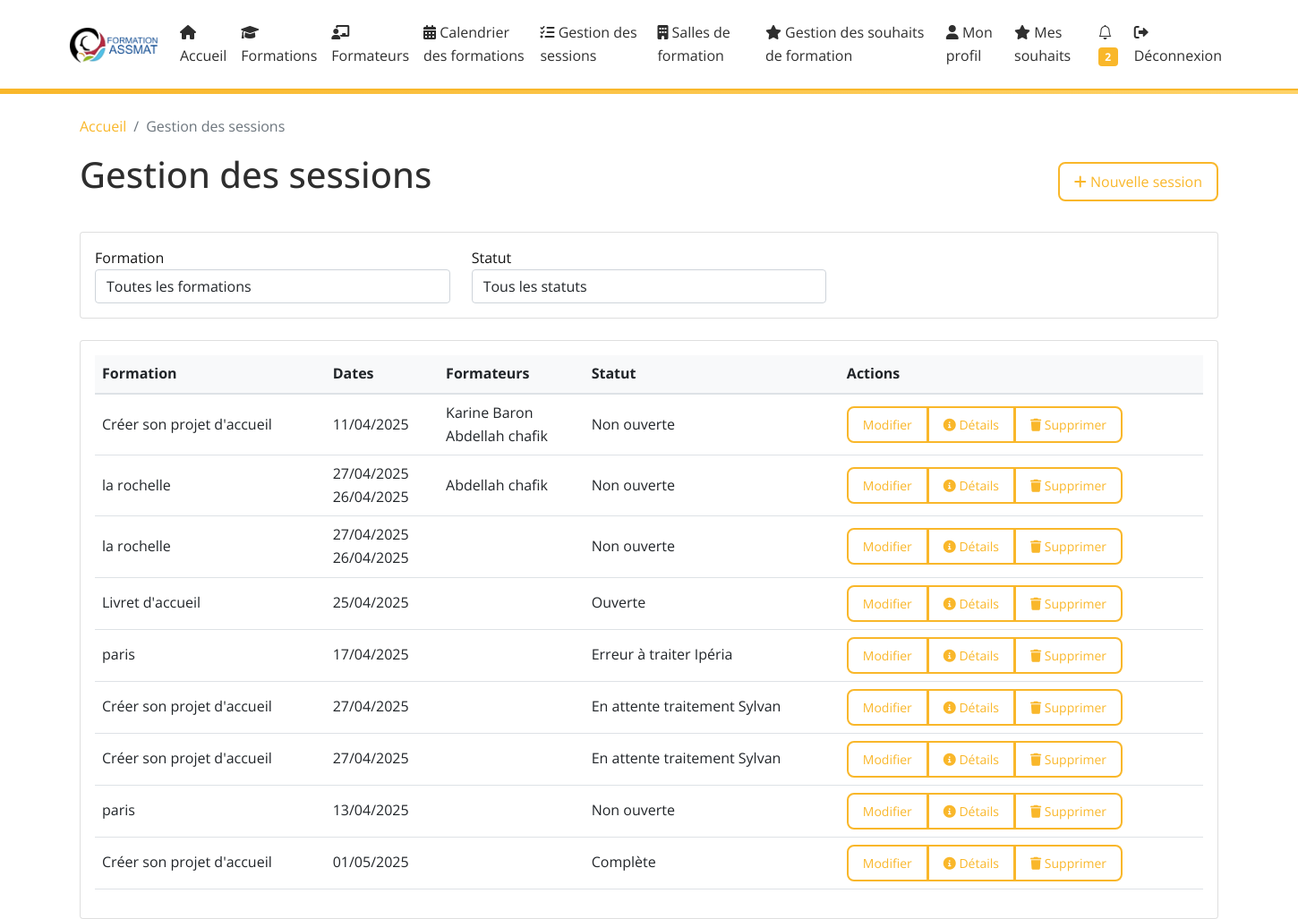
Page /manage-session/ (signed in) on the committed database.
### core/models.py (models this page shows, shortened)
class Session(models.Model):
    STATUS_CHOICES = [
        ('NON_OUVERTE', 'Non ouverte'),
        ('DEMANDEE', 'Demandée'),
        ('OUVERTE', 'Ouverte'),
        ('COMPLETE', 'Complète'),
        ('PREPAREE', 'Préparée'),
        ('ENVOYEE_FORMATEUR', 'Envoyée formateur'),
        ('ATTENTE_RETOUR', 'En attente retour'),
        ('ATTENTE_TRAITEMENT_SYLVAN', 'En attente traitement Sylvan'),
        ('ATTENTE_TRAITEMENT_IPERIA', 'En attente traitement Ipéria'),
        ('ERREUR_SYLVAN', 'Erreur à traiter Sylvan'),
        ('ERREUR_IPERIA', 'Erreur à traiter Ipéria'),
        ('TERMINEE', 'Terminée'),
    ]
    formation = models.ForeignKey(
        Formation,
        on_delete=models.CASCADE,
        related_name='sessions'
    )
    trainers = models.ManyToManyField(
        Trainer,
        related_name='sessions',
        blank=True
    )
    status = models.CharField(
        max_length=50,
        choices=STATUS_CHOICES,
        default='NON_OUVERTE'
    )
    start_date = models.DateField(null=True, blank=True)
    end_date = models.DateField(null=True, blank=True)
    iperia_opening_date = models.DateField(null=True, blank=True)
    iperia_deadline = models.DateField(null=True, blank=True)
    created_at = models.DateTimeField(auto_now_add=True)
    updated_at = models.DateTimeField(auto_now=True)
    last_status_change = models.DateTimeField(default=timezone.now)

class Formation(models.Model):
    FORMATION_TYPES = [
        ('initial', 'Formation Initiale'),
        ('continue', 'Formation Continue'),
        ('specialisation', 'Formation Spécialisation'),
    ]
    name = models.CharField(max_length=255, verbose_name="Nom de la formation")
    code_iperia = models.CharField(max_length=50, unique=True, verbose_name="Code IPERIA")
    description = models.TextField(verbose_name="Description")
    duration = models.IntegerField(help_text="Durée en heures", validators=[MinValueValidator(1)], verbose_name="Durée")
    image = models.ImageField(upload_to='formations/images/', null=True, blank=True, verbose_name="Image")
    program_file = models.FileField(upload_to='programs/', null=True, blank=True, verbose_name="Programme détaillé")
    created_at = models.DateTimeField(auto_now_add=True, verbose_name="Date de création")
    updated_at = models.DateTimeField(auto_now=True, verbose_name="Date de mise à jour")
    type = models.CharField(max_length=20, choices=FORMATION_TYPES, default='initial', verbose_name="Type de formation")
    is_presentiel = models.BooleanField(default=True, verbose_name="Présentiel")
    is_distanciel = models.BooleanField(default=False, verbose_name="Distanciel")
    is_asynchrone = models.BooleanField(default=False, verbose_name="Asynchrone")
    is_active = models.BooleanField(default=True, verbose_name="Formation active")
    city = models.CharField(max_length=100, null=True, blank=True, verbose_name="Ville")
    code_postal = models.CharField(max_length=10, null=True, blank=True, verbose_name="Code postal")
    latitude = models.FloatField(null=True, blank=True)
    longitude = models.FloatField(null=True, blank=True)
    class Meta:
        verbose_name = "Formation"
        verbose_name_plural = "Formations"
        ordering = ['name']

class SessionDate(models.Model):
    session = models.ForeignKey(
        Session,
        on_delete=models.CASCADE,
        related_name='dates'
    )
    date = models.DateField()
    location = models.ForeignKey(
        TrainingRoom,
        on_delete=models.SET_NULL,
        null=True,
        blank=True,
        related_name='session_dates'
    )
    created_at = models.DateTimeField(auto_now_add=True, null=True, blank=True)

class Trainer(models.Model):
    first_name = models.CharField(max_length=100, verbose_name="Prénom", null=True, blank=True)
    last_name = models.CharField(max_length=100, verbose_name="Nom", null=True, blank=True)
    email = models.EmailField(verbose_name="Email", null=True, blank=True)
    phone = models.CharField(max_length=20, verbose_name="Téléphone", null=True, blank=True)
    bio = models.TextField(blank=True, verbose_name="Biographie")
    photo = models.ImageField(upload_to='trainers/', null=True, blank=True, verbose_name="Photo")
    specialties = models.ManyToManyField('Formation', blank=True, verbose_name="Spécialités")
    created_at = models.DateTimeField(auto_now_add=True)
    updated_at = models.DateTimeField(auto_now=True)
    def get_full_name(self):
        return f"{self.first_name} {self.last_name}".strip()
    class Meta:
        verbose_name = "Formateur"
        verbose_name_plural = "Formateurs"
        ordering = ['last_name', 'first_name']

### core/views.py (the view)
# urls.py: path('manage-session/', views.manage_session, name='manage_session'),
@login_required
@staff_member_required
def manage_session(request):
    sessions = Session.objects.prefetch_related('trainers', 'dates', 'formation').all()
    formations = Formation.objects.all()
    trainers = Trainer.objects.all()
    training_rooms = TrainingRoom.objects.all()
    status_choices = Session.STATUS_CHOICES
    return render(request, 'core/manage_session.html', {
        'sessions': sessions,
        'formations': formations,
        'trainers': trainers,
        'training_rooms': training_rooms,
        'status_choices': status_choices,
    })

### core/context_processors.py (called while the page is built)
def unread_notifications(request):
    if request.user.is_authenticated:
        return {
            'unread_notifications_count': request.user.notifications.filter(is_read=False).count()
        }
    return {}

### core/templates/core/manage_session.html (shortened to what this page needs)
{% extends 'core/base.html' %}
{% block content %}
<div class="container mt-4">
    <nav aria-label="breadcrumb">
        <ol class="breadcrumb">
            <li class="breadcrumb-item"><a href="/">Accueil</a></li>
            <li class="breadcrumb-item active">Gestion des sessions</li>
        </ol>
    </nav>
    <div class="d-flex justify-content-between align-items-center mb-4">
        <h1>Gestion des sessions</h1>
        <button type="button" class="btn btn-primary" data-bs-toggle="modal" data-bs-target="#createSessionModal">
            <i class="fas fa-plus"></i> Nouvelle session
        </button>
    </div>
    <div class="card mb-4">
        <div class="card-body">
            <div class="row">
                <div class="col-md-4">
                    <div class="form-group">
                        <label for="formation-filter">Formation</label>
                        <select class="form-control" id="formation-filter">
                            <option value="">Toutes les formations</option>
                        </select>
                    </div>
                </div>
                <div class="col-md-4">
                    <div class="form-group">
                        <label for="status-filter">Statut</label>
                        <select class="form-control" id="status-filter">
                            <option value="">Tous les statuts</option>
                        </select>
                    </div>
                </div>
            </div>
        </div>
    </div>
    <div class="card">
        <div class="card-body">
            <div class="table-responsive">
                <table class="table table-hover">
                    <thead>
                        <tr>
                            <th>Formation</th>
                            <th>Dates</th>
                            <th>Formateurs</th>
                            <th>Statut</th>
                            <th>Actions</th>
                        </tr>
                    </thead>
                    <tbody>
                        {% for session in sessions %}
                        <tr>
                            <td>{{ session.formation.name }}</td>
                            <td>
                                {% for date in session.dates.all %}
                                <div>{{ date.date|date:"d/m/Y" }}</div>
                                {% endfor %}
                            </td>
                            <td>
                                {% for trainer in session.trainers.all %}
                                <div>{{ trainer.get_full_name }}</div>
                                {% endfor %}
                            </td>
                            <td>
                                    {{ session.get_status_display }}
                            </td>
                            <td>
                                <div class="btn-group">
                                    <button type="button"
                                            class="btn btn-sm btn-outline-primary"
                                            onclick="editSession({{ session.id }})">Modifier</button>
                                    <a href="{% url 'core:session_detail' session_id=session.id %}" class="btn btn-info btn-sm">
                                        <i class="fas fa-info-circle"></i> Détails
                                    </a>
                                    <button type="button"
                                            class="btn btn-sm btn-outline-danger"
                                            onclick="deleteSession({{ session.id }})">
                                        <i class="fas fa-trash"></i> Supprimer
                                    </button>
                                </div>
                            </td>
                        </tr>
                        {% empty %}
                        <tr>
                            <td colspan="5" class="text-center">Aucune session trouvée</td>
                        </tr>
                        {% endfor %}
                    </tbody>
                </table>
            </div>
        </div>
    </div>
</div>
{% endblock %}

### core/static/core/css/custom.css (style rules this page uses)
:root { --primary-color: #F9B72A; --secondary-color: #2E2E2E; --background-color: #ffffff; --text-color: #141414; --hover-color: #fccc64; --border-radius: 8px; }
body { background-color: var(--background-color); color: var(--text-color); font-family: 'Open Sans', sans-serif; line-height: 1.6; }
.auth-buttons .nav-link, .btn { border-radius: var(--border-radius); border: 2px solid var(--primary-color); color: var(--primary-color); background: transparent; padding: 0.5rem 1rem; transition: background 0.3s, color 0.3s; }
h1, h2, h3 { color: var(--secondary-color); margin-bottom: 1rem; }
a { color: var(--primary-color); text-decoration: none; }

### core/templates/core/manage_session.html (style rules this page uses)
.btn-group .btn { transition: all 0.2s ease; }
.table td { vertical-align: middle; }
.table th { background-color: #f8f9fa; border-bottom: 2px solid #dee2e6; }

### rows in the picture
Session: formation.name "Créer son projet d'accueil", status "Non ouverte"
SessionDate: date "11/04/2025"
Trainer: get_full_name "Karine Baron"
Trainer: get_full_name "Abdellah chafik"
Session: formation.name "la rochelle", status "Non ouverte"
SessionDate: date "27/04/2025"
SessionDate: date "26/04/2025"
Session: formation.name "la rochelle", status "Non ouverte"
SessionDate: date "27/04/2025"
SessionDate: date "26/04/2025"
Session: formation.name "Livret d'accueil", status "Ouverte"
SessionDate: date "25/04/2025"
Session: formation.name "paris", status "Erreur à traiter Ipéria"
SessionDate: date "17/04/2025"
Session: formation.name "Créer son projet d'accueil", status "En attente traitement Sylvan"
SessionDate: date "27/04/2025"
Session: formation.name "Créer son projet d'accueil", status "En attente traitement Sylvan"
SessionDate: date "27/04/2025"
Session: formation.name "paris", status "Non ouverte"
SessionDate: date "13/04/2025"
Session: formation.name "Créer son projet d'accueil", status "Complète"
SessionDate: date "01/05/2025"

### other values in the picture
{{ unread_notifications_count }} "2"
